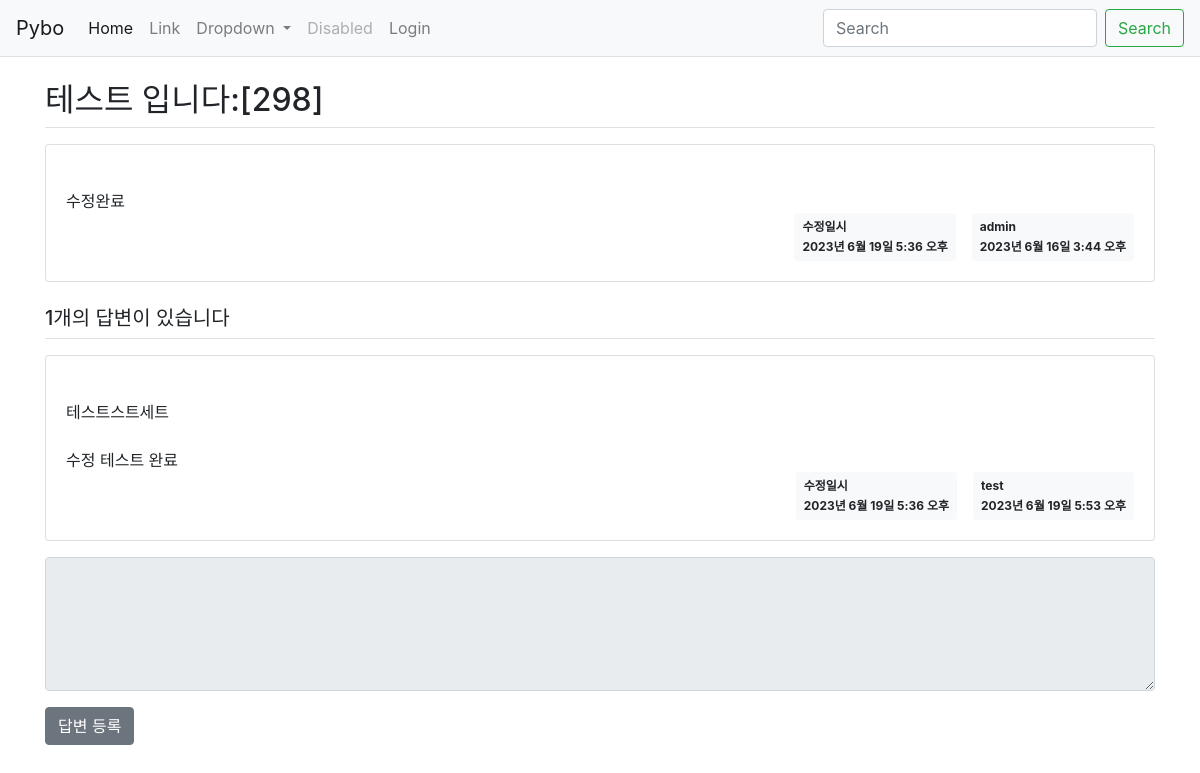
/pybo/304/, run on the app's committed database.
### pybo/models.py (models this page shows, shortened)
class Question(models.Model):
    author = models.ForeignKey(User, on_delete=models.CASCADE)
    subject = models.CharField(max_length=200)
    content = models.TextField()
    create_date = models.DateTimeField()
    modify_date = models.DateTimeField(null=True, blank=True)

class Answer(models.Model):
    author = models.ForeignKey(User, on_delete=models.CASCADE)
    question = models.ForeignKey(Question, on_delete=models.CASCADE)
    content = models.TextField()
    create_date = models.DateTimeField()
    modity_date = models.DateTimeField(null=True, blank=True)

### pybo/views.py (the view)
# urls.py: path('<int:question_id>/', views.detail, name='detail'),
def detail(request, question_id):
    question = get_object_or_404(Question, pk=question_id)
    context = {'question': question}
    return render(request, 'pybo/question_detail.html', context)

### templates/pybo/question_detail.html (shortened to what this page needs)
{% extends 'base.html' %}
{% block content %}
<div class="container my-3">
    <h2 class="border-bottom py-2">{{ question.subject }}</h2>
    <div class="card my-3">
        <div class="card-body">
            <div class="card-text" style="white-space: pre-line;">
                {{ question.content }}
            </div>
            <div class="d-flex justify-content-end">
                {% if question.modify_date %}
                <div class="badge badge-light p-2 text-left mx-3">
                    <div class="mb-2">수정일시</div>
                    <div>{{ question.modify_date }}</div>
                </div>
                {% endif %}
                <div class="badge badge-light p-2 text-left">
                    <div class="mb-2">{{ question.author.username }}</div>
                    <div>{{ question.create_date }}</div>
                </div>
            </div>
        </div>
    </div>
    <h5 class="border-bottom my-3 py-2">
        {{question.answer_set.count}}개의 답변이 있습니다
    </h5>
    {% for answer in question.answer_set.all %}
    <div class="card my-3">
        <div class="card-body">
            <div class="card-text" style="white-space: pre-line;">
                {{ answer.content }}
            </div>
            <div class="d-flex justify-content-end">
                {% if question.modify_date %}
                <div class="badge badge-light p-2 text-left mx-3">
                    <div class="mb-2">수정일시</div>
                    <div>{{ question.modify_date }}</div>
                </div>
                {% endif %}
                <div class="badge badge-light p-2 text-left">
                    <div class="mb-2">{{ answer.author.username }}</div>
                    <div>{{ answer.create_date }}</div>
                </div>
            </div>
        </div>
    </div>
    {% endfor %}
    <form action="{% url 'pybo:answer_create' question.id %}"
        method="post" class="my-3">
        <div class="form-group">
            <textarea name="content" id="content"
            {% if not user.is_authenticated %}disabled{% endif %}
            class="form-control" rows="5"></textarea>
        </div>
        <input type="submit" value="답변 등록" class="btn btn-secondary">
    </form>
</div>
{% endblock %}

### data on the page
Question: subject "테스트 입니다:[298]", content "수정완료", modify_date "2023년 6월 19일 5:36 오후", author.username "admin", create_date "2023년 6월 16일 3:44 오후", answer_set.count "1"
Answer: content "테스트스트세트 수정 테스트 완료", author.username "test", create_date "2023년 6월 19일 5:53 오후"
